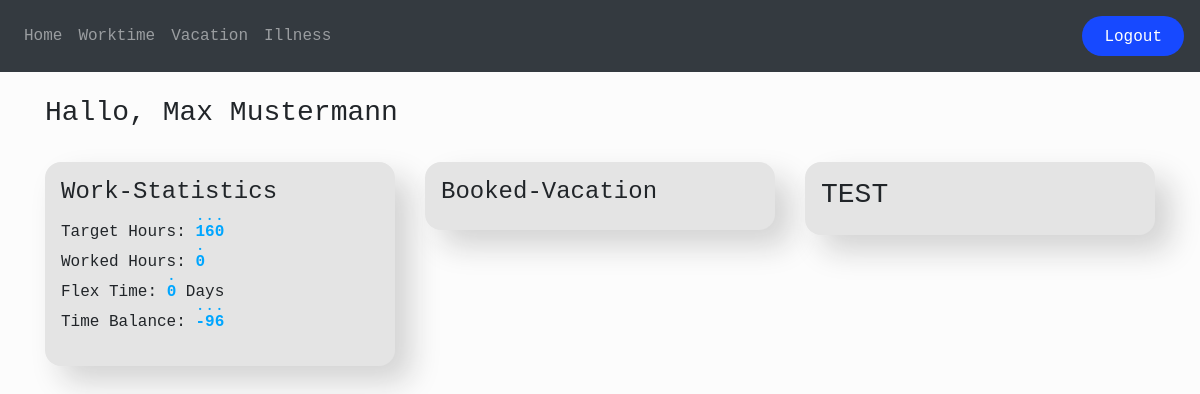
The page /home (signed in) on the database as committed earlier.
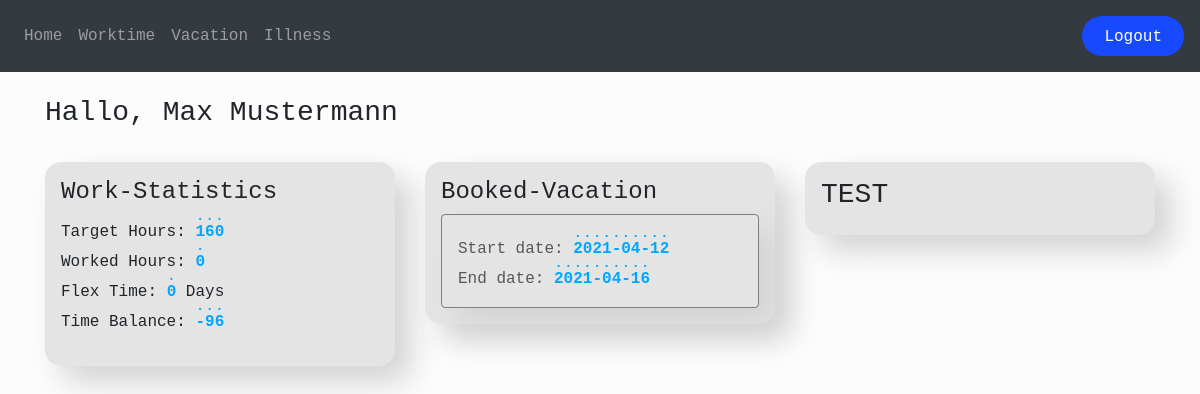
The same page on the database as committed later.
### app/models.py (models this page shows, shortened)
class Vacation(db.Model):
    id = db.Column(db.Integer, primary_key=True)
    start_date = db.Column(db.Date)
    end_date = db.Column(db.Date)
    user_id = db.Column(db.Integer, db.ForeignKey('user.id'))
    approved = db.Column(db.Boolean, default=False)

### app/views.py (the view)
@views.route('/home')
@login_required
def home():
    user = User.query.filter_by(id=session.get('user_id')).first()
    today = date.today()
    first_date = date.today().replace(day=1)
    hours_till_today = get_workdays(first_date, today) * 8
    requests = Vacation.query.filter_by(user_id=user.id).all()
    return render_template('home.html', full_name=session.get('full_name'), user=current_user, roles_id=session.get('roles_id'), user_data=user, hours_till_today=hours_till_today, requests=requests)

### app/__init__.py (called while the page is built)
def create_app():
    app = Flask(__name__)
    app.config['SECRET_KEY'] = '9QxEIB84nNKgxjz9ahPjM2HRtwrERAli4PGtjRjV'
    app.config['SQLALCHEMY_DATABASE_URI'] = f'sqlite:///{DB_NAME}'
    app.config['SQLALCHEMY_TRACK_MODIFICATIONS'] = False
    db.init_app(app)
    from .auth import auth
    from .views import views
    app.register_blueprint(auth)
    app.register_blueprint(views)
    from .models import User
    create_database(app=app)
    login_manager = LoginManager()
    login_manager.login_view = 'auth.login'
    login_manager.init_app(app)
    @login_manager.user_loader
    def load_user(id):
        return User.query.get(int(id))
    return app

### app/views.py (called while the page is built)
def get_workdays(from_date: datetime, to_date: datetime):
    if from_date.weekday() > 4:
        from_date = from_date + timedelta(days=7 - from_date.weekday())
    if to_date.weekday() > 4:
        to_date = to_date - timedelta(days=to_date.weekday() - 4)
    if from_date > to_date:
        return 0
    diff_days = (to_date - from_date).days + 1
    weeks = int(diff_days / 7)
    return weeks * 5 + (to_date.weekday() - from_date.weekday()) + 1

### app/templates/home.html (shortened to what this page needs)
{% extends 'base.html' %}
{% block page_header %}
<h3>Hallo, {{full_name}}</h3>
<br>
{% endblock page_header %}
{% block content %}
<div class="container">
    <div class="row">
        <div class="col-md-4">
            <div class="vacation-requests-personal">
                <h4>Work-Statistics</h4>
                <p>
                    Target Hours: <span class="data-visualisation"><strong>
                            {{user_data.target_hours}}</strong></span><br>
                    Worked Hours: <span
                        class="data-visualisation"><strong>{{user_data.worked_hours}}</strong></span><br>
                    Flex Time: <span class="data-visualisation"><strong>{{user_data.flex_time}}</strong></span> Days<br>
                    Time Balance: <span
                        class="data-visualisation"><strong>{{user_data.worked_hours-hours_till_today}}</strong></span>
                    <br>
                </p>
            </div>
        </div>
        <div class="col-md-4">
            <div class="vacation-requests-personal">
                <h4>Booked-Vacation</h4>
                <ul class="list-group">
                    {% for request in requests %}
                    {% if request.approved == True %}
                    <li class="list-group-item list-group-item-light individual-vacation-request">
                        Start date: <strong><span class="data-visualisation">{{request.start_date}}</span></strong>
                        <br>
                        End date: <strong><span class="data-visualisation">{{request.end_date}}</span></strong>
                        <br>
                    </li>
                    {% endif %}
                    {% endfor %}
                </ul>
            </div>
        </div>
        <div class="col-md-4">
            <div class="vacation-requests-personal">
                <h3>TEST</h3>
            </div>
        </div>
    </div>
</div>
{% endblock content %}

Rows that differ between the two databases and show on the page:
now on this page (row edited): Vacation: start_date "2021-04-12", end_date "2021-04-16"
